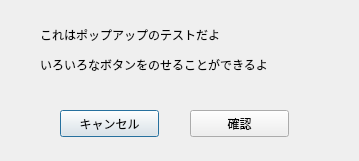
<?xml version="1.0" encoding="UTF-8"?>
<ui version="4.0">
 <class>PopupDialog</class>
 <widget class="QDialog" name="PopupDialog">
  <property name="geometry">
   <rect>
    <x>0</x>
    <y>0</y>
    <width>359</width>
    <height>161</height>
   </rect>
  </property>
  <property name="windowTitle">
   <string>確認</string>
  </property>
  <widget class="QLabel" name="label">
   <property name="geometry">
    <rect>
     <x>40</x>
     <y>10</y>
     <width>271</width>
     <height>81</height>
    </rect>
   </property>
   <property name="text">
    <string>&lt;html&gt;&lt;head/&gt;&lt;body&gt;&lt;p&gt;これはポップアップのテストだよ&lt;/p&gt;&lt;p&gt;いろいろなボタンをのせることができるよ&lt;/p&gt;&lt;/body&gt;&lt;/html&gt;</string>
   </property>
  </widget>
  <widget class="QPushButton" name="pushButton">
   <property name="geometry">
    <rect>
     <x>60</x>
     <y>110</y>
     <width>99</width>
     <height>27</height>
    </rect>
   </property>
   <property name="text">
    <string>キャンセル</string>
   </property>
  </widget>
  <widget class="QPushButton" name="pushButton_2">
   <property name="geometry">
    <rect>
     <x>190</x>
     <y>110</y>
     <width>99</width>
     <height>27</height>
    </rect>
   </property>
   <property name="text">
    <string>確認</string>
   </property>
  </widget>
 </widget>
 <resources/>
 <connections/>
</ui>
